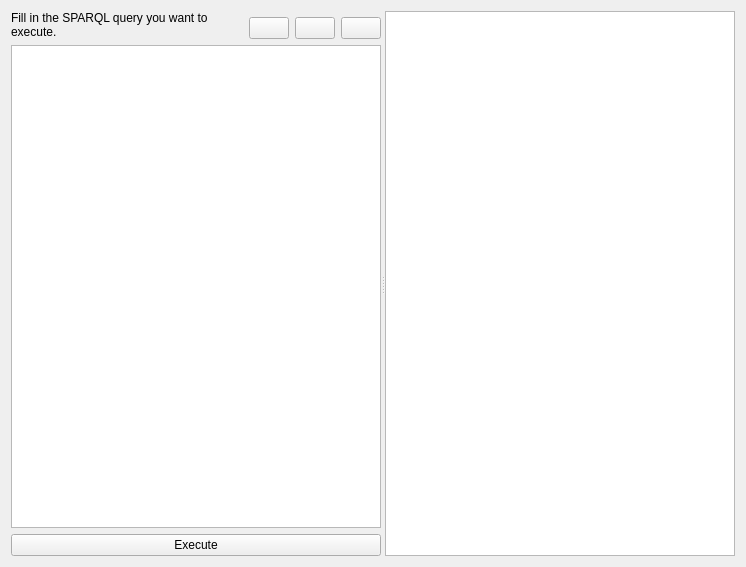
<?xml version="1.0" encoding="UTF-8"?>
<ui version="4.0">
 <class>QueryTab</class>
 <widget class="QWidget" name="QueryTab">
  <property name="geometry">
   <rect>
    <x>0</x>
    <y>0</y>
    <width>746</width>
    <height>567</height>
   </rect>
  </property>
  <property name="windowTitle">
   <string>Form</string>
  </property>
  <layout class="QHBoxLayout" name="horizontalLayout">
   <item>
    <widget class="QSplitter" name="splitter">
     <property name="orientation">
      <enum>Qt::Orientation::Horizontal</enum>
     </property>
     <widget class="QWidget" name="verticalLayoutWidget">
      <layout class="QVBoxLayout" name="verticalLayoutLeft">
       <item>
        <layout class="QHBoxLayout" name="horizontalLayoutTopLeft">
         <item>
          <widget class="QLabel" name="labelLeft">
           <property name="text">
            <string>Fill in the SPARQL query you want to execute.</string>
           </property>
           <property name="wordWrap">
            <bool>true</bool>
           </property>
          </widget>
         </item>
         <item alignment="Qt::AlignmentFlag::AlignBottom">
          <widget class="QPushButton" name="clearButton">
           <property name="sizePolicy">
            <sizepolicy hsizetype="Maximum" vsizetype="Fixed">
             <horstretch>0</horstretch>
             <verstretch>0</verstretch>
            </sizepolicy>
           </property>
           <property name="toolTip">
            <string>Clear Query</string>
           </property>
           <property name="text">
            <string/>
           </property>
           <property name="icon">
            <iconset theme="QIcon::ThemeIcon::EditDelete"/>
           </property>
          </widget>
         </item>
         <item alignment="Qt::AlignmentFlag::AlignBottom">
          <widget class="QPushButton" name="copyButton">
           <property name="sizePolicy">
            <sizepolicy hsizetype="Maximum" vsizetype="Fixed">
             <horstretch>0</horstretch>
             <verstretch>0</verstretch>
            </sizepolicy>
           </property>
           <property name="toolTip">
            <string>Copy Query</string>
           </property>
           <property name="text">
            <string/>
           </property>
           <property name="icon">
            <iconset theme="QIcon::ThemeIcon::EditCopy"/>
           </property>
          </widget>
         </item>
         <item alignment="Qt::AlignmentFlag::AlignBottom">
          <widget class="QPushButton" name="pasteButton">
           <property name="sizePolicy">
            <sizepolicy hsizetype="Maximum" vsizetype="Fixed">
             <horstretch>0</horstretch>
             <verstretch>0</verstretch>
            </sizepolicy>
           </property>
           <property name="toolTip">
            <string>Paste Query</string>
           </property>
           <property name="text">
            <string/>
           </property>
           <property name="icon">
            <iconset theme="QIcon::ThemeIcon::EditPaste"/>
           </property>
          </widget>
         </item>
        </layout>
       </item>
       <item>
        <widget class="QPlainTextEdit" name="plainTextEdit"/>
       </item>
       <item>
        <layout class="QHBoxLayout" name="horizontalLayoutBottomLeft">
         <item>
          <widget class="QPushButton" name="executeButton">
           <property name="text">
            <string>Execute</string>
           </property>
          </widget>
         </item>
        </layout>
       </item>
      </layout>
     </widget>
     <widget class="QWidget" name="verticalLayoutWidget2">
      <layout class="QVBoxLayout" name="verticalLayoutRight">
       <item>
        <widget class="QTableView" name="tableView">
         <property name="sortingEnabled">
          <bool>true</bool>
         </property>
         <attribute name="horizontalHeaderStretchLastSection">
          <bool>true</bool>
         </attribute>
        </widget>
       </item>
      </layout>
     </widget>
    </widget>
   </item>
  </layout>
 </widget>
 <resources/>
 <connections>
  <connection>
   <sender>pasteButton</sender>
   <signal>clicked()</signal>
   <receiver>plainTextEdit</receiver>
   <slot>paste()</slot>
   <hints>
    <hint type="sourcelabel">
     <x>350</x>
     <y>30</y>
    </hint>
    <hint type="destinationlabel">
     <x>189</x>
     <y>289</y>
    </hint>
   </hints>
  </connection>
  <connection>
   <sender>clearButton</sender>
   <signal>clicked()</signal>
   <receiver>plainTextEdit</receiver>
   <slot>clear()</slot>
   <hints>
    <hint type="sourcelabel">
     <x>270</x>
     <y>30</y>
    </hint>
    <hint type="destinationlabel">
     <x>189</x>
     <y>289</y>
    </hint>
   </hints>
  </connection>
 </connections>
</ui>
